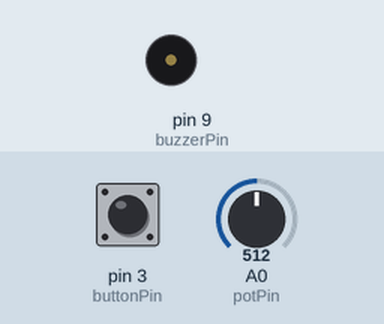
A sketch run on a simulated Arduino Uno, built with avr-gcc and run on an emulated ATmega328P. Shown: buzzer (waves = sounding). The inputs (shaded band) are chosen by the test bench; at power-on: pin 3 (buttonPin) LOW, A0 (potPin) = 512.

Above: at 0.95 s.
1.3 s: pin 3 (buttonPin) pulled HIGH for 3.2 s
At 4.64 s:
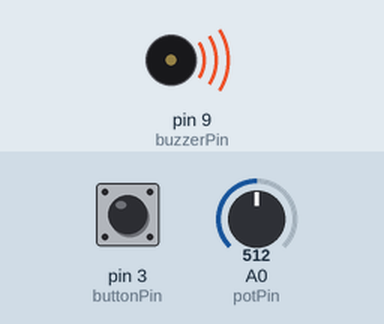
Timing chart, 0 to 12.0 s (numbered marks = the images above; inputs shaded):
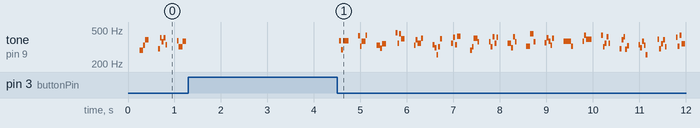

Measured:
- by itself, tone on pin 9 (buzzerPin): plays 375 Hz for 0.04 s, 293 Hz for 0.04 s, 376 Hz for 0.12 s, 430 Hz for 0.04 s, 324 Hz for 0.04 s, 369 Hz for 0.08 s … (77 notes in this stretch)

The sketch:

sleepduino.ino
```cpp
/**
 * references:
 * white-noise generation: https://code.google.com/p/greennoise/downloads/detail?name=prbsGen.pde&can=2&q=label%3AWhite+Noise
 * sleepduino: http://gareth.halfacree.co.uk/2012/02/introducing-the-sleepduino
 */

//  for noise generation
unsigned long int reg;

//  pin setup
const int buzzerPin = 9;
const int buttonPin = 3;
const int potPin = 0;

//  button controls
boolean noiseOn = false;
boolean stillPushed = false;
long lastUpdateTime = 0;
const long debounce = 200;

void setup() {
  pinMode(buzzerPin, OUTPUT);
  pinMode(buttonPin, INPUT);

  // Arbitrary inital value; must not be zero
  reg = 0x55aa55aaL; //The seed for the bitstream. It can be anything except 0.
}

void loop() {
  //  check for button pushed (on/off control)
  boolean buttonPushed = (digitalRead(buttonPin) == LOW);
  if (buttonPushed && millis() - lastUpdateTime > debounce) {  //  wait for noise to clear
    noiseOn = !noiseOn;
    lastUpdateTime = millis();
  }

  if (noiseOn) {
    //  check pot value (volume control)
    int potValue = analogRead(potPin);  //  0 to 1023
    int frequency = map(potValue, 0, 1023, 0, 1000);
    generateNoise(frequency);
  }
}

void generateNoise(int frequency) {
  unsigned long int newr;
  unsigned char lobit;
  unsigned char b31, b29, b25, b24;

  // Extract four chosen bits from the 32-bit register
  b31 = (reg & (1L << 31)) >> 31;
  b29 = (reg & (1L << 29)) >> 29;
  b25 = (reg & (1L << 25)) >> 25;
  b24 = (reg & (1L << 24)) >> 24;

  // EXOR the four bits together
  lobit = b31 ^ b29 ^ b25 ^ b24;

  // Shift and incorporate new bit at bit position 0
  newr = (reg << 1) | lobit;

  // Replace register with new value
  reg = newr;

  // Drive speaker pin from bit 0 of 'reg'
  digitalWrite(buzzerPin, reg & 1);

  // Delay (50) corresponds to 20kHz, but the actual frequency of updates
  // will be lower, due to computation time and loop overhead
  delayMicroseconds(frequency);    // Changing this value changes the frequency.
}
```
